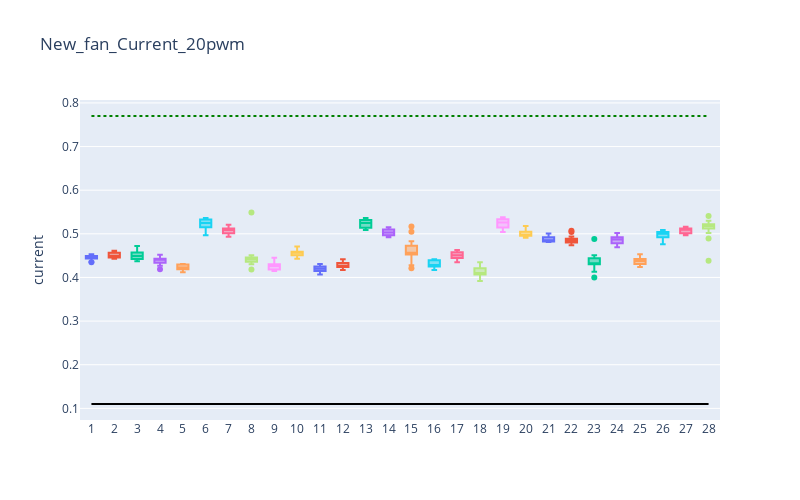

Notebook code cell kept with this figure:
### Code cell
box_plot(New_fan_Current_20pwm,upper_limit=0,lower_limit=0.11,
                 nominal=0.77,name='New_fan_Current_20pwm',plot_data='current')
